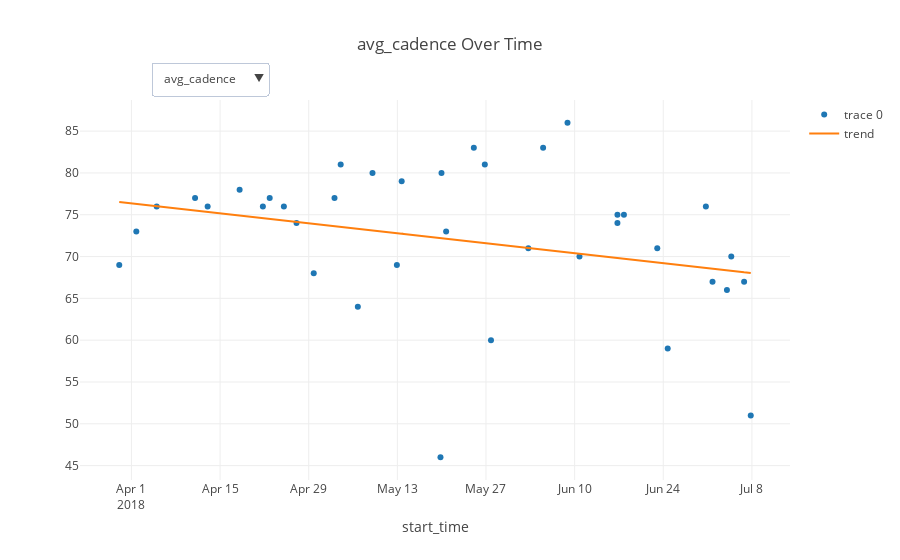

This figure's notebook cell:
### Code cell
def time_depencies(df, x_time, variables):
    data = []
    buttons = []
    visible = [False]*len(variables)*2
    for i, var in enumerate(variables):
        trace = go.Scatter(
            x = sessions[x_time],
            y = sessions[var],
            mode = 'markers',
            visible = not (i > 0)
        )
        data.append(trace)

        # Trend line:
        X, Y = linear_regression(sessions, "start_time", var, x_time=True)

        trace_fit = go.Scatter(
            x = X,
            y = Y,
            mode = 'lines',
            name ='trend',
            visible = not (i > 0)
        )
        data.append(trace_fit)
        
        # Generate the update menu buttons
        new_visible = visible[:]
        new_visible[i*2] = True
        new_visible[i*2+1] = True
        button = dict(label = var,
                       method = 'update',
                       args = [{'visible':new_visible}, {'title': str(var) + " Over Time"}])
        buttons.append(button)
        
    updatemenus = list([
        dict(
             buttons=buttons,
             x=.1,
             xanchor="left",
             y=1.1,
             yanchor="top",
             showactive=False,
        ),
    ])


    layout = go.Layout(
        xaxis = dict(
            title=x_time
        ),
        title=str(variables[0]) + " Over Time",
        updatemenus=updatemenus,
    )
    return go.Figure(data=data, layout=layout)

py.iplot(time_depencies(sessions, "start_time", ["avg_cadence", "avg_speed", "total_distance", "total_ascent"]), filename="trends")
